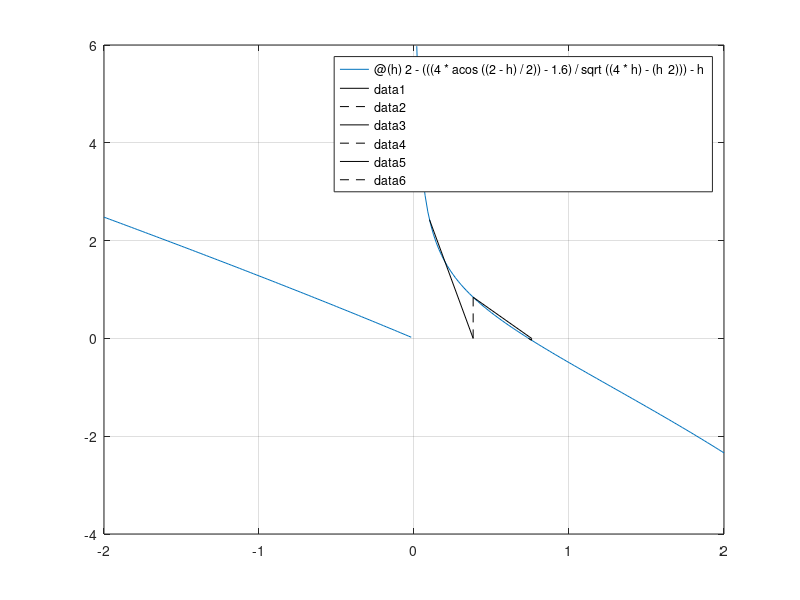

Recreate this plot in MATLAB.
g = @(h) 2-(((4*acos((2-h)/2))-1.6)/sqrt((4*h)-(h^2)))-h;
fplot(g,[-2,2])
hold on
grid on

%%Initial value
x1 = 0.1;
x2 = x1-((0.1)*g(x1))/(g(x1+0.1)-g(x1));

%% Start loop
iter = 0;
while abs(x2-x1)> 1e-2 
    plot([x1 x2],[g(x1) 0],'k-')
    plot([x2 x2],[0 g(x2)],'k--')
    pause
    x1 = x2
    x2 = x1-((0.5)*g(x1))/(g(x1+0.5)-g(x1));

    iter = iter +1;
end

disp(x1)
disp(iter)